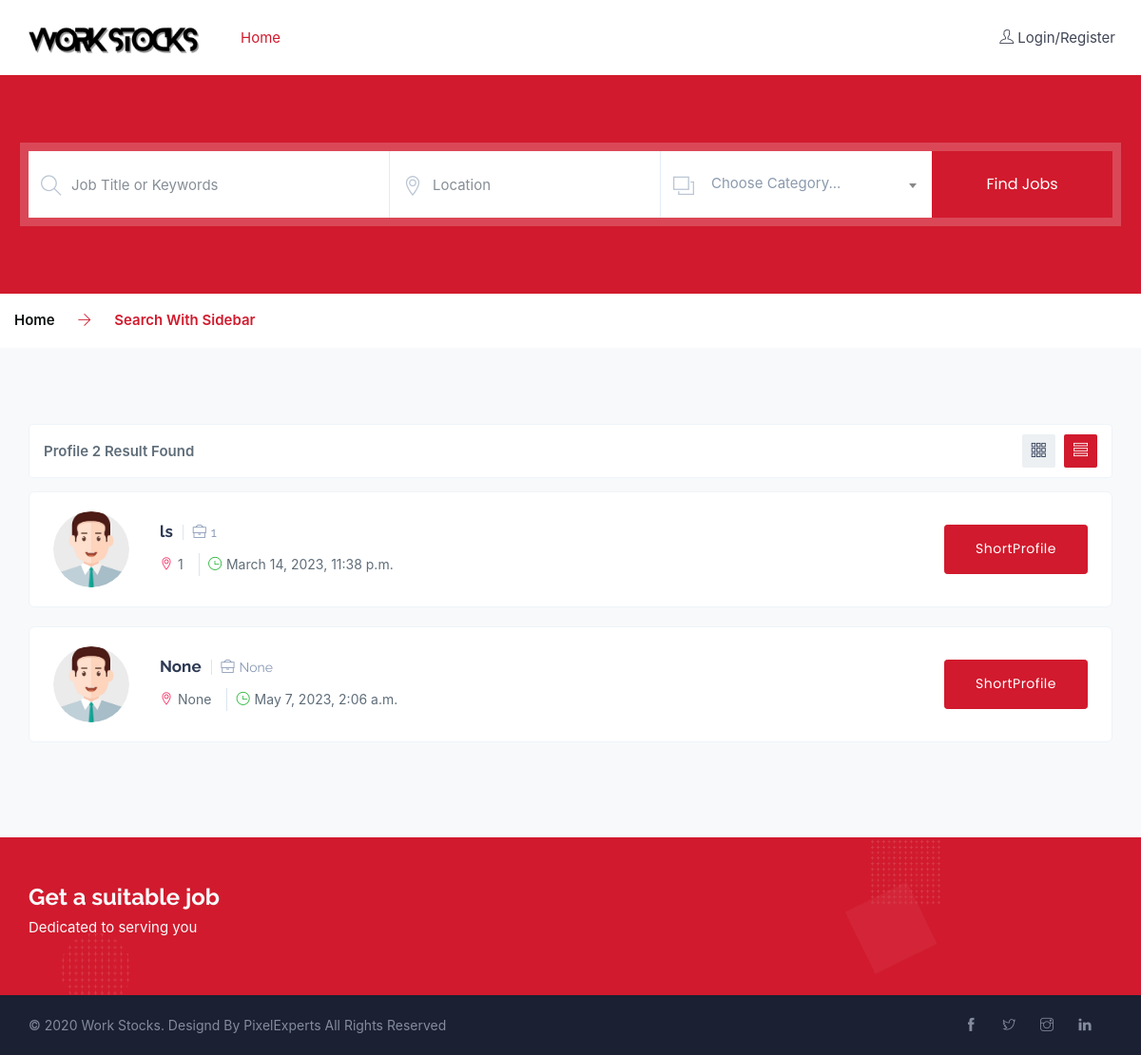
The page /admin_show_account_stu/ on the database its author committed.
### api/models.py (models this page shows)
class WorkShort(models.Model):
    user_id = models.ForeignKey(UserInfo, on_delete=models.CASCADE)
    full_name = models.CharField(max_length=255, null=True)
    job_title = models.CharField(max_length=255, null=True)
    job_tags = models.CharField(max_length=255, null=True)
    specialisms = models.CharField(max_length=255, null=True)
    min_sallery = models.CharField(max_length=255, null=True)
    overview = models.TextField(null=True)
    phone_number = models.CharField(max_length=255, null=True)
    email = models.CharField(max_length=255, null=True)
    website = models.CharField(max_length=255, null=True)
    country = models.CharField(max_length=255, null=True)
    city = models.CharField(max_length=255, null=True)
    address = models.CharField(max_length=255, null=True)
    experience = models.CharField(max_length=255, null=True)
    age = models.CharField(max_length=255, null=True)
    current_salary = models.CharField(max_length=255, null=True)
    expected_salary = models.CharField(max_length=255, null=True)
    languages = models.CharField(max_length=255, null=True)
    education = models.CharField(max_length=255, null=True)
    created_at = models.DateTimeField(default=now)

### api/views.py (the view)
# urls.py: path('admin_show_account_stu/', admin_show_account_stu),
def admin_show_account_stu(request):
    results = WorkShort.objects.all()
    count = results.count()
    list_all = []
    for i in results:
        list_all.append(model_to_dict(
            i, fields=['user_id', 'full_name', 'address', 'experience', 'created_at']))
    return render(request, 'job/candidate-list.html', context={'list_all': list_all, 'count': count})

### templates/job/candidate-list.html (shortened to what this page needs)
<!DOCTYPE html>
<html lang="en">
<head>
    <link href="/static/assets/css/plugins.css" rel="stylesheet">
    <link href="/static/assets/css/styles.css" rel="stylesheet">
    <link href="/static/assets/css/skin/default.css" rel="stylesheet">
</head>
<body class="green-skin bg-light">
<div id="main-wrapper">
    <div class="header header-light">
        <div class="container-fluid">
            <nav id="navigation" class="navigation navigation-landscape">
                <div class="nav-header">
                    <a class="nav-brand" href="#">
                        <img src="/static/assets/img/logo.png" class="logo" alt=""/>
                    </a>
                </div>
                <div class="nav-menus-wrapper" style="transition-property: none;">
                    <ul class="nav-menu">
                        <li class="active"><a href="/index/">Home</a>
                        </li>
                    </ul>
                    <ul class="nav-menu nav-menu-social align-to-right">
                        {% if request.session.username %}
                            <li>
                                <a href="/login/">
                                    <i class="ti-user mr-1"></i><span
                                        class="dn-lg">{{ request.session.username }}</span>
                                </a>
                            </li>
                        {% else %}
                            <li>
                                <a href="/login/" data-toggle="modal" data-target="#login">
                                    <i class="ti-user mr-1"></i><span class="dn-lg">Login/Register</span>
                                </a>
                            </li>
                        {% endif %}
                    </ul>
                </div>
            </nav>
        </div>
    </div>
    <section class="light-search banncer-cent bg-theme" data-overlay="0">
        <div class="container">
            <form action="/find_jobs/" method="post" enctype="multipart/form-data"
                  class="search-big-form no-border search-shadow">
                <div class="row m-0">
                    <div class="col-lg-4 col-md-4 col-sm-12 p-0">
                        <div class="form-group">
                            <i class="ti-search"></i>
                            <input name="job_title" type="text" class="form-control b-r"
                                   placeholder="Job Title or Keywords">
                        </div>
                    </div>
                    <div class="col-lg-3 col-md-3 col-sm-12 p-0">
                        <div class="form-group">
                            <i class="ti-location-pin"></i>
                            <input name="address" type="text" class="form-control b-r" placeholder="Location">
                        </div>
                    </div>
                    <div class="col-lg-3 col-md-3 col-sm-12 p-0">
                        <div class="form-group">
                            <i class="ti-layers"></i>
                        </div>
                    </div>
                    <div class="col-lg-2 col-md-2 col-sm-12 p-0">
                        <button type="submit" class="btn btn-primary full-width">Find Jobs</button>
                    </div>
                </div>
            </form>
        </div>
    </section>
    <div class="container-fluid breadcrumbs breadcrumbs-light">
        <div class="container">
            <div class="row">
                <div class="col-xs-12">
                    <a href="index.html">
                        Home
                    </a>
                    <a href="javascript:void(0)">
								<span>
									<i class="ti-arrow-right"></i>
								</span>
                        Search With Sidebar
                    </a>
                </div>
            </div>
        </div>
    </div>
    <section>
        <div class="container">
            <div class="row">
                <div class="col-xl-12 col-lg-12">
                    <div class="row">
                        <div class="col-md-12 mb-1">
                            <div class="layout-switcher-wrap">
                                <div class="layout-switcher-left">Profile {{ count }} Result Found</div>
                                <div class="layout-switcher">
                                    <ul>
                                        <li><a href="/admin_show_account_e/"><i class="ti-layout-grid3"></i></a></li>
                                        <li class="active"><a href="/admin_show_account_stu/"><i
                                                class="ti-view-list"></i></a></li>
                                    </ul>
                                </div>
                            </div>
                        </div>
                    </div>
                    <div class="row">
                        <div class="col-md-12">
                            {% for l in list_all %}
                                <div class="candidate-list-layout">
                                    <div class="cll-wrap">
                                        <div class="cll-thumb">
                                            <a href="resume-detail.html"><img src="/static/assets/img/user-1.jpg"
                                                                              class="img-responsive img-circle" alt=""/></a>
                                        </div>
                                        <div class="cll-caption">
                                            <h4><a href="resume-detail.html">{{ l.full_name }}</a><span><i
                                                    class="ti-briefcase"></i>{{ l.experience }}</span></h4>
                                            <ul>
                                                <li><i class="ti-location-pin text-danger"></i>{{ l.address }}
                                                </li>
                                                <li><i class="ti-time text-success"></i>{{ l.created_at }}</li>
                                            </ul>
                                        </div>
                                    </div>
                                    <div class="cll-right">
                                        <a href="/job_watting_profile/?user_id={{ l.user_id }}" class="btn btn-primary btn-shortlist">ShortProfile</a>
                                    </div>
                                </div>
                            {% endfor %}
                        </div>
                    </div>
                </div>
            </div>
        </div>
    </section>
    <section class="alert-wrap pt-5 pb-5" style="background: #d11a2d url(/static/assets/img/bg2.png);">
        <div class="container">
            <div class="row">
                <div class="col-lg-6 col-md-6">
                    <div class="jobalert-sec">
                        <h3 class="mb-1 text-light">Get a suitable job</h3>
                        <p class="text-light">Dedicated to serving you</p>
                    </div>
                </div>
            </div>
        </div>
    </section>
    <footer class="dark-footer skin-dark-footer">
        <div class="footer-bottom">
            <div class="container">
                <div class="row align-items-center">
                    <div class="col-lg-6 col-md-6">
                        <p class="mb-0">© 2020 Work Stocks. Designd By PixelExperts All Rights Reserved</p>
                    </div>
                    <div class="col-lg-6 col-md-6 text-right">
                        <ul class="footer-bottom-social">
                            <li><a href="#"><i class="ti-facebook"></i></a></li>
                            <li><a href="#"><i class="ti-twitter"></i></a></li>
                            <li><a href="#"><i class="ti-instagram"></i></a></li>
                            <li><a href="#"><i class="ti-linkedin"></i></a></li>
                        </ul>
                    </div>
                </div>
            </div>
        </div>
    </footer>
</div>
</body>
</html>

### rows shown on the page
WorkShort: full_name "ls", created_at "March 14, 2023, 11:38 p.m."
WorkShort: full_name "None", experience "None", address "None", created_at "May 7, 2023, 2:06 a.m."

### other values the page prints
{{ count }} "2"
{{ l.experience }} "1"
{{ l.address }} "1"
